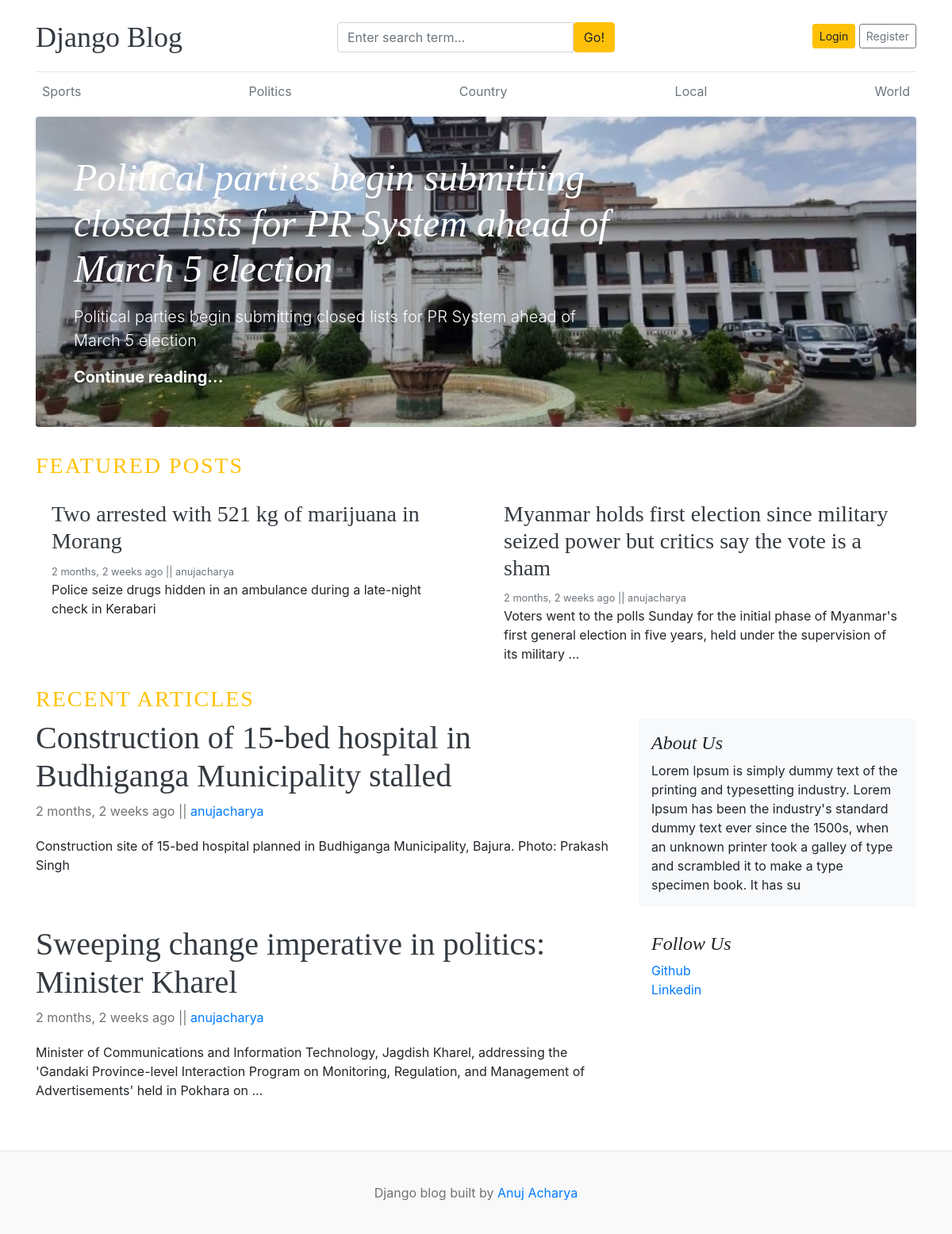
/, run on an earlier commit of the app's database.
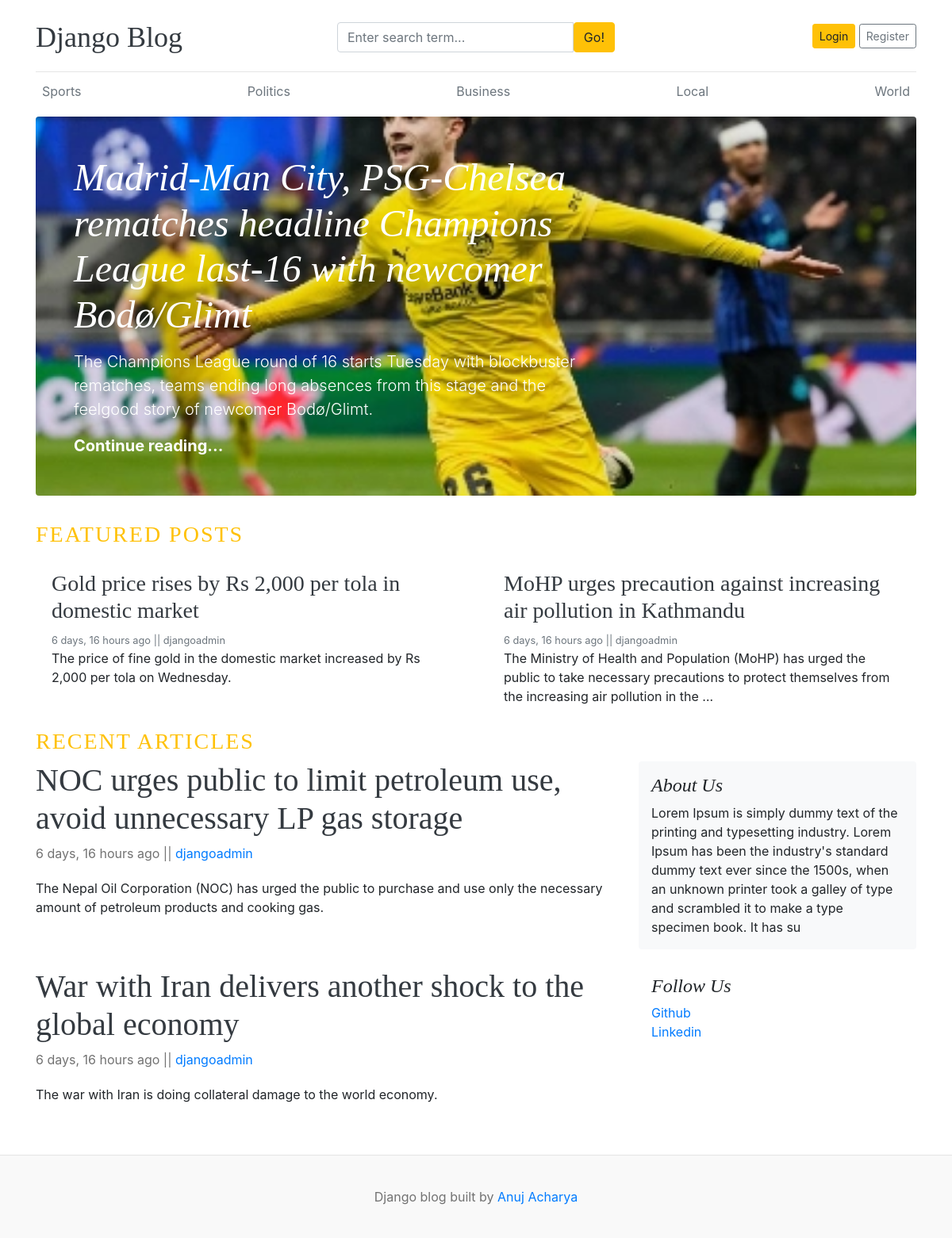
And on a later commit of the database.
### blogs/models.py (models this page shows, shortened)
class Category(models.Model):
    category_name = models.CharField(max_length=100, unique=True)
    created_at = models.DateTimeField(auto_now_add=True)
    updated_at = models.DateTimeField(auto_now=True)
    class Meta:
        verbose_name_plural = 'categories'

class Blog(models.Model):
     title = models.CharField(max_length=100)
     slug = models.SlugField(max_length=150, unique=True, blank=True)
     category = models.ForeignKey(Category, on_delete=models.CASCADE)
     author = models.ForeignKey(User, on_delete=models.CASCADE)
     featured_image = models.ImageField(upload_to='uploads/%Y/%M/%d')
     short_description = models.TextField(max_length=500)
     blog_body = models.TextField(max_length=6000)
     status= models.CharField(max_length=100, choices=STATUS_CHOICES , default="Draft")
     is_featured = models.BooleanField(default=False)
     created_at = models.DateTimeField(auto_now_add=True)
     updated_at = models.DateTimeField(auto_now=True)

### assignments/models.py (models this page shows, shortened)
class About(models.Model):
    about_heading = models.CharField(max_length=25)
    about_description = models.TextField(max_length=255)
    created_at = models.DateTimeField(auto_now_add=True)
    updated_at = models.DateTimeField(auto_now=True)
    class Meta:
        verbose_name_plural = 'About'

class SocialLink(models.Model):
    name = models.CharField(max_length=25)
    url = models.URLField(max_length=255)
    created_at = models.DateTimeField(auto_now_add=True)
    updated_at = models.DateTimeField(auto_now=True)

### blog_main/views.py (the view)
# urls.py: 2. Add a URL to urlpatterns:  path('', views.home, name='home')
def home(request):
    featured_post = Blog.objects.filter(is_featured = True, status = 'Published').order_by('-updated_at')
    post = Blog.objects.filter(is_featured = False, status = 'Published').order_by('-updated_at')
    try:
        about = About.objects.get()
    except:
        about = None
    context = {
        'featured_posts': featured_post,
        'posts': post,
        'about': about,
    }
    return render(request, 'home.html', context)

### blogs/context_processors.py (called while the page is built)
def get_categories(request):
    categories = Category.objects.all()
    return dict(categories  = categories)

def get_social_links(request):
    social_links = SocialLink.objects.all()
    return dict(social_links=social_links)

### templates/home.html
{% extends 'base.html' %}
{% block content %}
{% for post in featured_posts %}
{% if forloop.first %}
<div class="jumbotron p-3 p-md-5 text-white rounded bg-dark" style="background-image: url({{ post.featured_image }});
  background-size: cover;
        background-position: center;
        background-repeat: no-repeat;">
    <div class="col-md-8 px-0">
      <h1 class="display-4 font-italic">{{post.title}}</h1>
      <p class="lead my-3">{{post.short_description | truncatewords:25}}</p>
      <p class="lead mb-0"><a href="{% url 'blogs' post.slug %}" class="text-white font-weight-bold">Continue reading...</a></p>
    </div>
  </div>
  {% endif %}
{% endfor %}
<h3 class="text-uppercase text-warning" style="letter-spacing: 2px;">Featured Posts</h3>
  <div class="row mb-2">
    {% for post in featured_posts %}
    {% if not forloop.first %}
    <div class="col-md-6">
      <div class="card border-0" >
        <div class="card-body">
          <h3> <a href="{% url 'blogs' post.slug %}" class="text-dark"> {{post.title}}</a></h3>
          <small class="mb-1 text-muted">{{post.created_at | timesince}} ago    ||  {{post.author}}</small>
          <p class="card-text">{{post.short_description | truncatewords:25}}</p>
        </div>
      </div>
    </div>
    {% endif %}
       {% endfor %}
  </div>
  <main role="main" class="container p-0">
<h3 class="text-uppercase text-warning" style="letter-spacing: 2px;">Recent Articles</h3>
    <div class="row">
      <div class="col-md-8 blog-main">
{% for post in posts %}
        <div class="blog-post">
          <h2 class="blog-post-title"> <a href="{% url 'blogs' post.slug %}" class="text-dark">{{post.title}}</a>  </h2>
          <p class="blog-post-meta">{{post.created_at | timesince}} ago    ||   <a href="#">{{post.author}}</a></p>
<p>{{post.short_description| truncatewords:25 }}</p>
        </div>
        {% endfor %}
      </div>
      <aside class="col-md-4 blog-sidebar">
        <div class="p-3 mb-3 bg-light rounded">
          <h4 class="font-italic">{{ about.about_heading }}</h4>
          <p class="mb-0">{{ about.about_description }}</p>
        </div>
        {% if social_links %}
        <div class="p-3">
          <h4 class="font-italic">Follow Us</h4>
          <ol class="list-unstyled">
            {% for link in social_links %}
            <li><a href="{{ link.url }}" target="_blank">{{ link.name }}</a></li>
            {% endfor %}
          </ol>
        </div>
        {% endif %}
      </aside>
    </div>
  </main>
</div>
{% endblock  %}

### templates/base.html (shortened to what this page needs)
{% load static %}
<!DOCTYPE html>
<html lang="en">
<head>
    <link href="https://getbootstrap.com/docs/4.0/dist/css/bootstrap.min.css" rel="stylesheet">
    <link href="{% static 'css/blog.css' %}" rel="stylesheet">
    <link rel="stylesheet" href="https://cdnjs.cloudflare.com/ajax/libs/font-awesome/4.7.0/css/font-awesome.min.css">
  </head>
<body>
    <div class="container">
<header class="blog-header py-3">
        <div class="row flex-nowrap justify-content-between align-items-center">
          <div class="col-4 pt-1">
            <a class="blog-header-logo text-dark" href="/">Django Blog</a>
          </div>
            <div class="col-4 pt-1">
              <form action="{% url 'search'%}" method="get">
               <div class="input-group">
                        <input class="form-control" name="keyword" type="text" value="{{keyword}}" placeholder="Enter search term..." aria-label="Enter search term..." aria-describedby="button-search" />
                        <button type= "submit " class="btn btn-warning" id="button-search" type="button">Go!</button>
                    </div>
                    </form>
            </div>
            <div class="col-4 d-flex justify-content-end align-items-center">
            {% if not user.is_authenticated %}
            <a class="btn btn-sm btn-warning" href="{% url 'login'  %}">Login</a> &nbsp;
            <a class="btn btn-sm btn-outline-secondary" href="{% url 'register' %}">Register</a>
            {% else %}
                <span><a href="{% url 'dashboard' %}">Dashboard</a></span>
                &emsp;
                <span><a href="{% url 'logout' %}">Logout</a></span>
            {% endif %}
          </div>
        </div>
      </header>
      <div class="nav-scroller py-1 mb-2">
        <nav class="nav d-flex justify-content-between">
          {% for i in categories %}
          <a class="p-2 text-muted" href="{% url 'post_by_category' i.id%}" >{{i.category_name}}</a>
          {% endfor %}
        </nav>
      </div>
{% block content %}
{% endblock %}
 <footer class="blog-footer">
  <p>Django blog built by <a href="#">Anuj Acharya</a></p>
</footer>
</body>
</html>

### static/css/blog.css (style rules this page uses)
.blog-header { border-bottom: 1px solid #e5e5e5; }
.blog-header-logo { font-family: "Playfair Display", Georgia, "Times New Roman", serif; font-size: 2.25rem; }
h1, h2, h3, h4, h5, h6 { font-family: "Playfair Display", Georgia, "Times New Roman", serif; }
.display-4 { font-size: 2.5rem; }
@media (min-width: 768px) { .display-4 { font-size: 3rem; } }
.blog-post { margin-bottom: 4rem; }
.blog-post-title { font-size: 2.5rem; }
.blog-post-meta { margin-bottom: 1.25rem; color: #727272; }
.blog-footer { padding: 2.5rem 0; color: #727272; text-align: center; background-color: #f9f9f9; border-top: .05rem solid #e5e5e5; }
.blog-footer p:last-child { margin-bottom: 0; }

What changed in the data, as far as the page shows it:
removed Blog: featured_image (picture), title "Political parties begin submitting closed lists for PR System ahead of March 5 election", short_description "Political parties begin submitting closed lists for PR System ahead of March 5 election"
removed Blog: title "Two arrested with 521 kg of marijuana in Morang", created_at "2 months, 2 weeks", author "anujacharya", short_description "Police seize drugs hidden in an ambulance during a late-night check in Kerabari", shown under "FEATURED POSTS"
removed Blog: title "Myanmar holds first election since military seized power but critics say the vote is a sham", created_at "2 months, 2 weeks", author "anujacharya", short_description "Voters went to the polls Sunday for the initial phase of Myanmar's first general election in five years, held under the supervision of its military …", shown under "FEATURED POSTS"
removed Blog: title "Construction of 15-bed hospital in Budhiganga Municipality stalled", created_at "2 months, 2 weeks", author "anujacharya", short_description "Construction site of 15-bed hospital planned in Budhiganga Municipality, Bajura. Photo: Prakash Singh", shown under "RECENT ARTICLES"
removed Blog: title "Sweeping change imperative in politics: Minister Kharel", created_at "2 months, 2 weeks", author "anujacharya", short_description "Minister of Communications and Information Technology, Jagdish Kharel, addressing the 'Gandaki Province-level Interaction Program on Monitoring, Regulation, and Management of Advertisements' held in Pokhara on …", shown under "RECENT ARTICLES"
changed Category: category_name "Country" → "Business"
added Blog: featured_image (picture), title "Madrid-Man City, PSG-Chelsea rematches headline Champions League last-16 with newcomer Bodø/Glimt", short_description "The Champions League round of 16 starts Tuesday with blockbuster rematches, teams ending long absences from this stage and the feelgood story of newcomer Bodø/Glimt."
added Blog: title "Gold price rises by Rs 2,000 per tola in domestic market", created_at "6 days, 16 hours", author "djangoadmin", short_description "The price of fine gold in the domestic market increased by Rs 2,000 per tola on Wednesday.", shown under "FEATURED POSTS"
added Blog: title "MoHP urges precaution against increasing air pollution in Kathmandu", created_at "6 days, 16 hours", author "djangoadmin", short_description "The Ministry of Health and Population (MoHP) has urged the public to take necessary precautions to protect themselves from the increasing air pollution in the …", shown under "FEATURED POSTS"
added Blog: title "NOC urges public to limit petroleum use, avoid unnecessary LP gas storage", created_at "6 days, 16 hours", author "djangoadmin", short_description "The Nepal Oil Corporation (NOC) has urged the public to purchase and use only the necessary amount of petroleum products and cooking gas.", shown under "RECENT ARTICLES"
added Blog: title "War with Iran delivers another shock to the global economy", created_at "6 days, 16 hours", author "djangoadmin", short_description "The war with Iran is doing collateral damage to the world economy.", shown under "RECENT ARTICLES"
